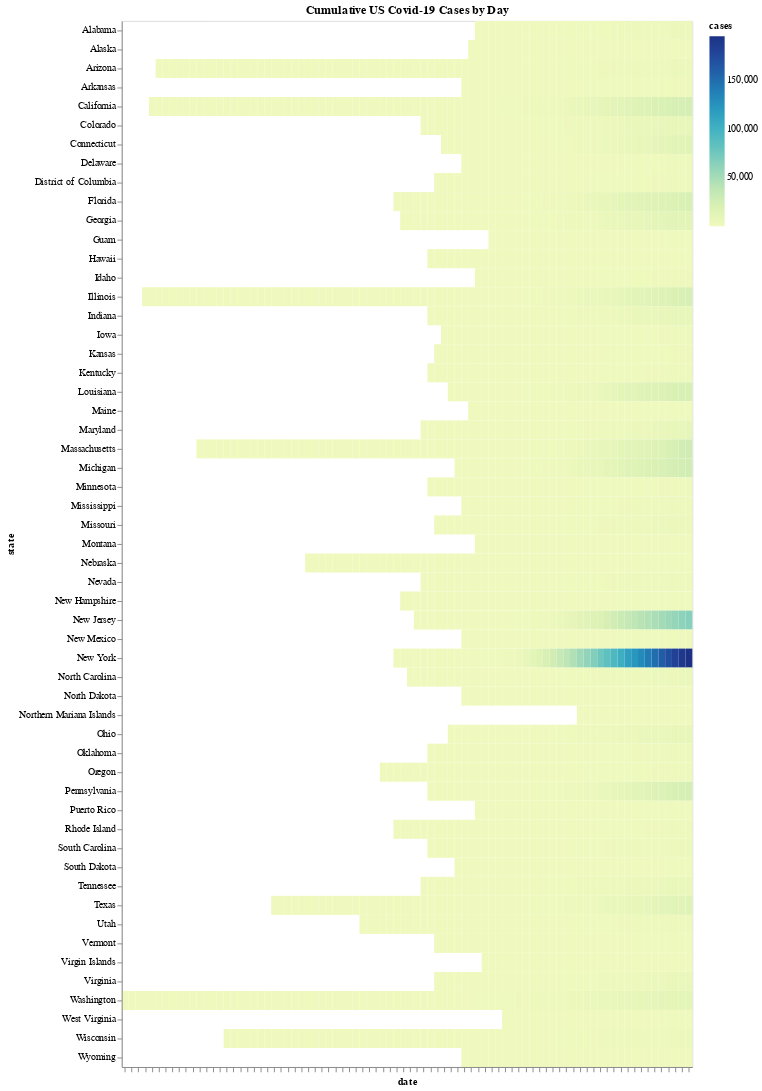

Notebook source saved alongside this figure:
### Markdown cell above
#### State by State Cases Over Time

### Code cell
(alt.Chart(statewide)
 .mark_rect()
 .encode(x = alt.X('date:O', axis = alt.Axis(labels = False)),
         y = 'state:N',
         color = 'cases:Q')
 .properties(title = 'Cumulative US Covid-19 Cases by Day', width = 600)
)

### Figure 1 — Vega-Lite specification as saved in the notebook (floating-point values rounded to 4 significant figures; data arrays with more than 128 entries replaced by an {"elided": "..."} marker saying what was removed)
{"config": {"view": {"continuousWidth": 400, "continuousHeight": 300}}, "data": {"name": "data-f2005f2d2cb0071c19f7ea1de29f5716"}, "mark": "rect", "encoding": {"color": {"type": "quantitative", "field": "cases"}, "x": {"type": "ordinal", "axis": {"labels": false}, "field": "date"}, "y": {"type": "nominal", "field": "state"}}, "title": "Cumulative US Covid-19 Cases by Day", "width": 600, "$schema": "https://vega.github.io/schema/vega-lite/v4.0.0.json", "datasets": {"data-f2005f2d2cb0071c19f7ea1de29f5716": {"elided": "2324 records"}}}
